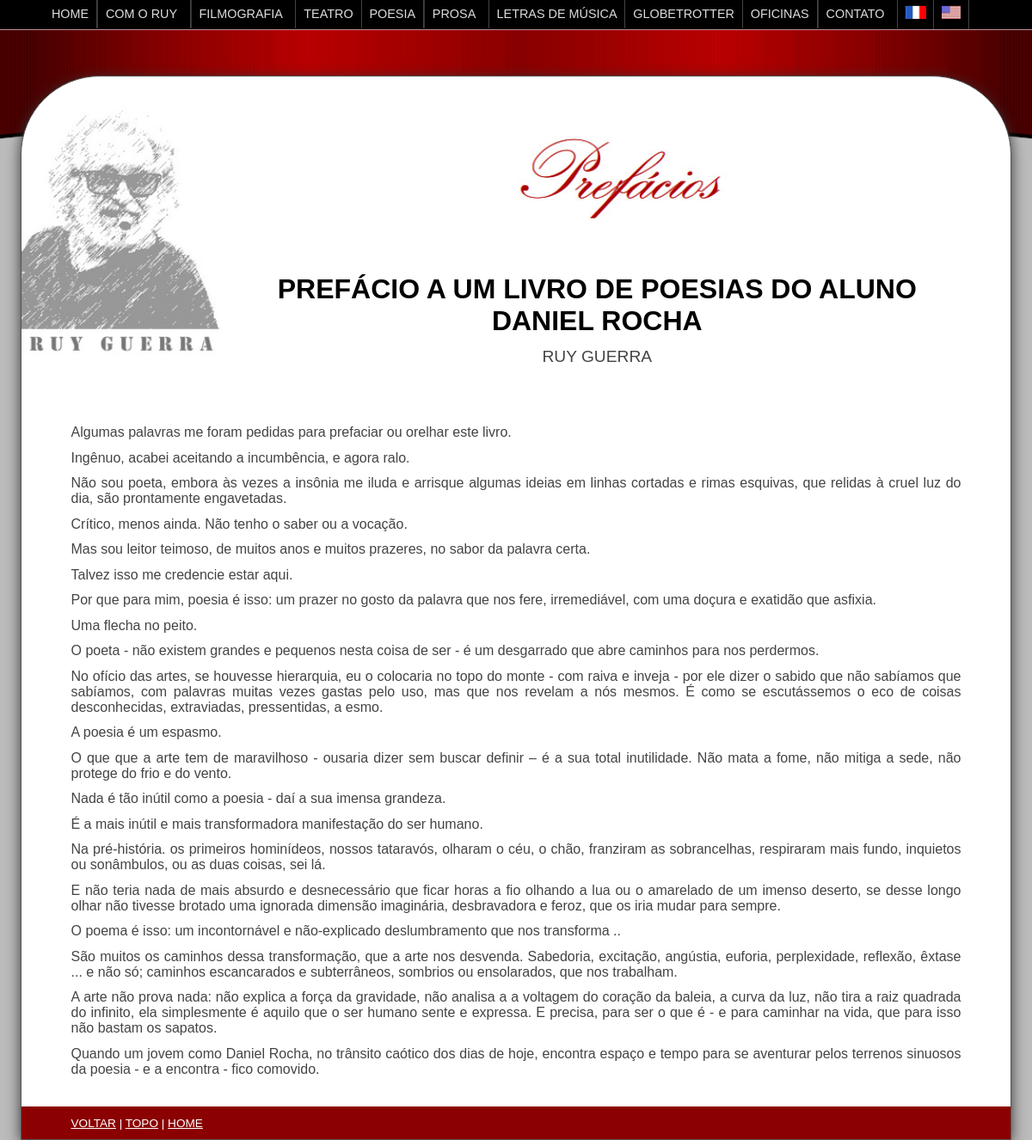
Page /prefacio.php?id=84&idioma=1 on the committed database.
### tables this page shows
CREATE TABLE `rg` (
  `id` int(11) NOT NULL,
  `categoria` varchar(10) NOT NULL,
  `tipo` varchar(10) NOT NULL,
  `titulo` varchar(255) NOT NULL,
  `autor` varchar(255) NOT NULL,
  `conteudo` text NOT NULL,
  `dia` int(2) UNSIGNED ZEROFILL NOT NULL DEFAULT 00,
  `mes` int(2) UNSIGNED ZEROFILL NOT NULL DEFAULT 00,
  `ano` int(4) UNSIGNED ZEROFILL NOT NULL DEFAULT 0000,
  `local` varchar(255) NOT NULL,
  `cidade` varchar(20) NOT NULL,
  `pais` varchar(12) NOT NULL,
  `fonte` varchar(255) NOT NULL,
  `link` varchar(40) NOT NULL,
  `anoFinal` int(4) NOT NULL DEFAULT 0
);

### prefacio.php (the view, shortened to what this page needs)
<!DOCTYPE html>
<html lang="pt-br">
<head><meta http-equiv="Last-Modified" content="Sun, 07 Sep 2014 10:10:10 GMT">
<link href="geral.css" rel="stylesheet" type="text/css">
<link href="interna.css" rel="stylesheet" type="text/css">
<?php
include 'conect.php';
$id = $_GET["id"];
$sql = $mysqli->query("select titulo,autor,conteudo from rg where id=$id");
$row = $sql->fetch_array(MYSQLI_NUM);
$titulo = $row[0];
$autor = $row[1];
$conteudo = $row[2];
echo <<< EOT
<title>$titulo</title>
<body>
<section class="conteudo">
	<header class="sobretudo">
	<img class="ruy" src="images/ruy_guerra.png" alt="Ruy Guerra" title="Ruy Guerra" /><img class="tituloCategoria" src="images/prefaciosv.jpg" alt="prefácios" title="prefácios" />
	<br />
	<h1 class="tituloConteudo">$titulo<br />
		<span class="autor">$autor</span>
		</h1>
</header>
<br class="all" /><br /><br />
$conteudo
EOT;
$idioma = $_GET["idioma"];
if ($idioma == 3) {
	echo "<footer id=\"rodape\">
	<p>
	<a href=\"prefacios.php?idioma=3\">VOLTAR</a> |
	<a href=\"#topo\">TOPO</a> |
	<a href=\"ingles.php\">HOME</a>
	</p></footer>";
	echo "</section>";
	include "menu-eng.inc";
}	else {
	echo "<footer id=\"rodape\">
	<p>
	<a href=\"prefacios.php\">VOLTAR</a> |
	<a href=\"#topo\">TOPO</a> |
	<a href=\"index.php\">HOME</a>
	</p></footer>";
	echo "</section>";
	include "menu.inc";
}
?>
</body>

### geral.css (style rules this page uses)
body { font-size: 1em; font-family: Arial, Verdana, Tahoma; margin:0; padding:0; width: 100%; height: 100%; }
header, section, footer, aside, nav, article { display: block; }
.conteudo { display: table; position: relative; top: 5.5em; margin: 0px auto; margin-top: 0px; padding: 0px; background: #fff; z-index: 7; border: 1px solid #555; border-radius: 5.75em 5.75em 0px 0px; box-shadow: #333 0px 0.2em 1em; -moz-box-sizing: border-box; -webkit-box-sizing: border-box; -ms-box-sizing: border-box; box-sizing: border-box; }
img { border: 0; }

### interna.css (style rules this page uses)
body { background: #bbb; color: #444; }
.conteudo { width: 1098px; margin-bottom: 1.5em; }
footer#rodape { background: #8b0000; height: auto; margin: 0; margin-top: 3%; padding: 0; width: 100%; clear: both; }
.sobretudo { margin-top: 2%; width: 100%; text-align: center; }
img.ruy { display: block; width: 20%; height: auto; float: left; border: 0; border-radius: 5.75em 0px 0px 0px; padding-right: 1em; margin: 0; padding-left: 0; }
img.tituloCategoria { width: 41.53%; height: auto; margin-top: 4%; margin-bottom: 5%; }
.autor { font-weight: normal; font-size: 60%; color: #444; }
p.basico, ol, ul.teses { margin: 1% 5%; text-align: justify; }
#rodape p { margin: 0; background: #8b0000; padding: 1% 5%; font-size: 0.85em; color: #fff; }
h1.tituloConteudo { color: #000; width: 90%; margin: 0px auto; font-size: 2em; text-transform: uppercase; text-align: center; }
#rodape a:link { color: #fff;text-decoration: underline; }
@media all and (max-width: 1200px) { .conteudo { width: 96%; } }

### rows in the picture
rg: titulo "PREFÁCIO A UM LIVRO DE POESIAS DO ALUNO DANIEL ROCHA", autor "RUY GUERRA", conteudo "Algumas palavras me foram pedidas para prefaciar ou orelhar este livro. Ingênuo, acabei aceitando a incumbência, e agora ralo. Não sou poeta, embora às vezes a insônia me iluda e arrisque algumas ideias em linhas cortadas e rimas esquivas, que relidas à cruel luz do dia, são prontamente engavetadas. Crítico, menos ainda. Não tenho o saber ou a vocação. Mas sou leitor teimoso, de muitos anos e muitos prazeres, no sabor da palavra certa. Talvez isso me credencie estar aqui. Por que para mim, poesia é isso: um prazer no gosto da palavra que nos fere, irremediável, com uma doçura e exatidão que asfixia. Uma flecha no peito. O poeta - não existem grandes e pequenos nesta coisa de ser - é um…"
